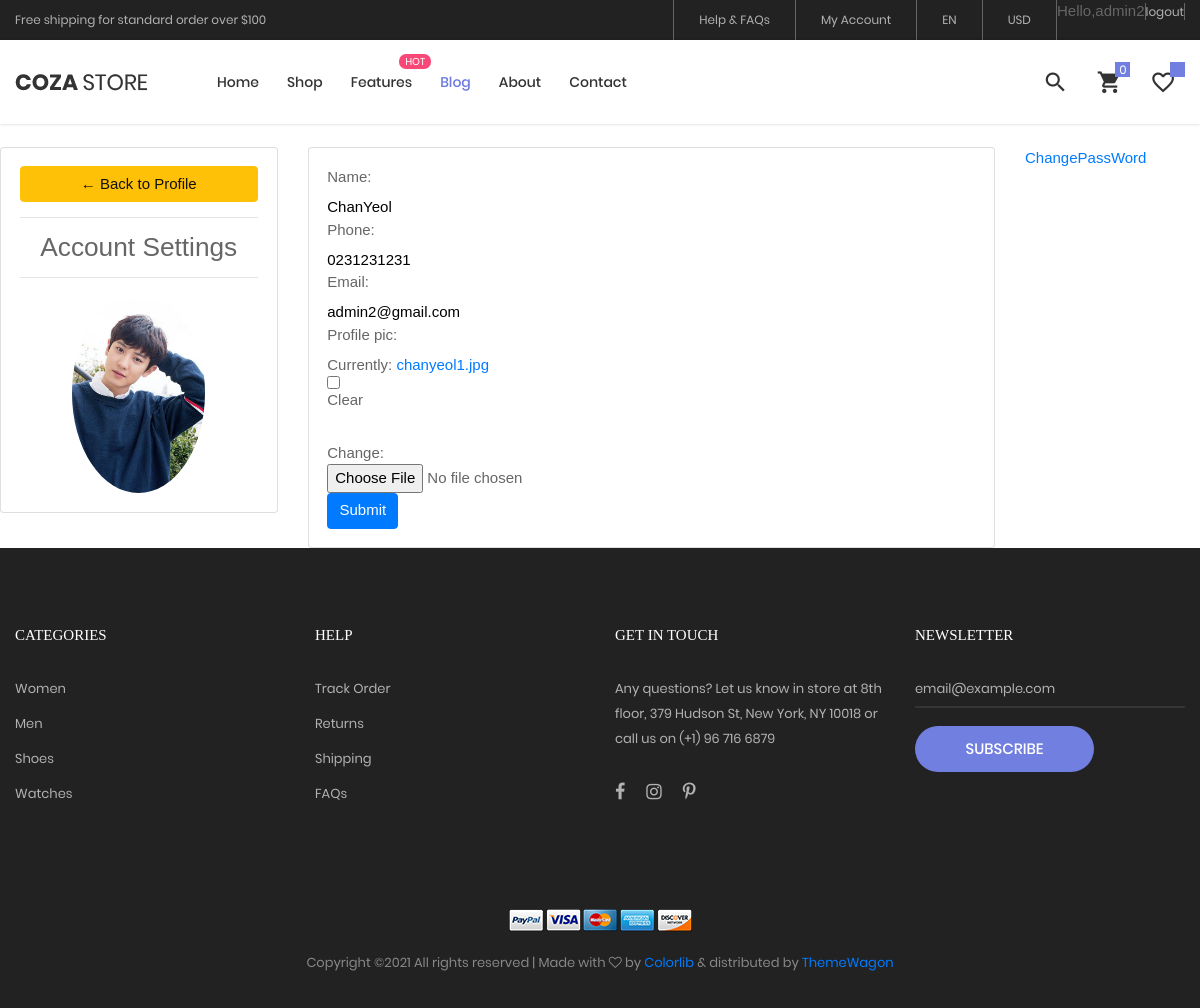
/accountSetting/ (signed in), run on the app's committed database.
### ecom/models.py (models this page shows, shortened)
class Customer(models.Model):
    user = models.OneToOneField(User, null =True,blank=True, on_delete=models.CASCADE)
    name = models.CharField(max_length=200,null=True)
    phone = models.CharField(max_length=200,null=True)
    email = models.CharField(max_length=200,null=True)
    profile_pic = models.ImageField(default="null" ,null=True, blank=True)
    date_created = models.DateTimeField(auto_now_add=True,null=True)

### ecom/decorators.py (the view)
        def wrapper_func(request, *args, **kwargs):
            group = None
            print('/sa', request.user.groups.exists())
            if request.user.groups.exists():
                group = request.user.groups.all()[0].name
                print('group', group)
            if group in allowed_roles:
                return view_func(request, *args, **kwargs)
            else:
                return HttpResponse('You are not ')

### ecom/form.py
class customerForm(ModelForm):
    class Meta:
        model = Customer
        fields = '__all__'
        exclude =['user']

### ecom/models.py (called while the page is built)
    def get_total_item(self):
        order = self.orderitem_set.all()
        total = sum ([item.get_total for item in order])
        return total

    def get_total_order(self):
        order = self.orderitem_set.all()
        total = sum ([item.quantity for item in order])
        return total

### ecom/views.py (called while the page is built)
@login_required(login_url='login')
@allowed_users(allowed_roles=['customer'])
def accountSettingPage(request):
    customer =request.user.customer
    item, create = Order.objects.get_or_create(customer=customer)
    order =item.orderitem_set.all()
    form =customerForm(instance =customer)
    if request.method == 'POST':
        form = customerForm(request.POST, request.FILES, instance=customer)
        if form.is_valid():
            form.save()
    context = {'form': form,'order':order,'item':item}
    return render(request,'pages/accounts_setting.html',context)

### ecom/templates/pages/accounts_setting.html (shortened to what this page needs)
{%  extends 'pages/main.html' %}
{% load static %}
{% block content %}
<br>
<div class="row">
	<div class="col-md-3">
		<div class="card card-body">
			<a class="btn btn-warning" href="{% url 'home' %}"> &#8592; Back to Profile</a>
			<hr>
			<h3 style="text-align: center">Account Settings</h3>
			<hr>
			<img class="profile-pic" src="{{request.user.customer.profile_pic.url}}" >
		</div>
	</div>
	<div class="col-md-7">
		<div class="card card-body">
			<form method="POST" action="" enctype="multipart/form-data">
                {{form}}
			<input class="btn btn-primary" type="submit" name="Update Information">
			</form>
		</div>
	</div>
	<div class="col-md-2">
		<a href="{%url 'changePassWord' %}">ChangePassWord</a>
	</div>
</div>
{% endblock %}

### ecom/templates/pages/main.html (shortened to what this page needs)
<!DOCTYPE html>
<html lang="en">
    {% load static %}
<head>
	<link rel="stylesheet" href="https://use.fontawesome.com/releases/v5.7.0/css/all.css">
	<link rel="stylesheet" href="https://stackpath.bootstrapcdn.com/bootstrap/4.4.1/css/bootstrap.min.css">
	<link rel="stylesheet" type="text/css" href="{% static 'vendor/bootstrap/css/bootstrap.min.css' %} ">
	<link rel="stylesheet" type="text/css" href="{% static 'fonts/font-awesome-4.7.0/css/font-awesome.min.css' %}">
	<link rel="stylesheet" type="text/css" href="{% static 'fonts/iconic/css/material-design-iconic-font.min.css' %}">
	<link rel="stylesheet" type="text/css" href="{% static 'fonts/linearicons-v1.0.0/icon-font.min.css' %}">
	<link rel="stylesheet" type="text/css" href="{% static 'vendor/animate/animate.css' %}">
	<link rel="stylesheet" type="text/css" href="{% static 'vendor/css-hamburgers/hamburgers.min.css' %}">
	<link rel="stylesheet" type="text/css" href="{% static 'vendor/animsition/css/animsition.min.css' %}">
	<link rel="stylesheet" type="text/css" href="{% static 'vendor/select2/select2.min.css' %}"/>
	<link rel="stylesheet" type="text/css" href="{% static 'vendor/daterangepicker/daterangepicker.css' %}">
	<link rel="stylesheet" type="text/css" href="{% static 'vendor/slick/slick.css' %}"/>
	<link rel="stylesheet" type="text/css" href="{% static 'vendor/MagnificPopup/magnific-popup.css' %}">
	<link rel="stylesheet" type="text/css" href="{% static 'vendor/perfect-scrollbar/perfect-scrollbar.css' %}">
	<link rel="stylesheet" type="text/css" href="{% static 'css/util.css' %}">
	<link rel="stylesheet" type="text/css" href="{% static 'css/main.css' %}">
	<link rel="stylesheet" type="text/css" href="{% static 'css/main.css' %}">
</head>
<body class="animsition">
	<header class="header-v4">
		<div class="container-menu-desktop">
			<div class="top-bar">
				<div class="content-topbar flex-sb-m h-full container">
					<div class="left-top-bar">
						Free shipping for standard order over $100
					</div>
					<div class="right-top-bar flex-w h-full">
						<a  href="{% url 'chat:chat' request.user.username %}"     class="flex-c-m trans-04 p-lr-25">
							Help & FAQs
						</a>
						<a href="{%url 'accountSetting' %}" class="flex-c-m trans-04 p-lr-25">
							My Account
						</a>
						<a href="#" class="flex-c-m trans-04 p-lr-25">
							EN
						</a>
						<a href="#" class="flex-c-m trans-04 p-lr-25">
							USD
						</a>
						<span class="hello-msg">Hello,{{request.user}}</span>
                        <span class="hello-msg"><a href="{%url 'logout' %}">logout</a></span>
					</div>
				</div>
			</div>
			<div class="wrap-menu-desktop how-shadow1">
				<nav class="limiter-menu-desktop container">
					<a href="#" class="logo">
						<img src="{% static 'images/icons/logo-01.png' %}" alt="IMG-LOGO">
					</a>
					<div class="menu-desktop">
						<ul class="main-menu">
							<li>
								<a href="{% url 'home'  %}">Home</a>
							</li>
							<li>
								<a href="{% url 'Product:product'  %}">Shop</a>
							</li>
							<li class="label1" data-label1="hot">
								<a href="{% url 'pay:shopingCart' %}">Features</a>
							</li>
							<li class="active-menu">
								<a href="{% url 'blog:blog'  %}">Blog</a>
							</li>
							<li>
								<a href="{% url 'about'  %}">About</a>
							</li>
							<li>
								<a href="{% url 'contact'  %}">Contact</a>
							</li>
						</ul>
					</div>
					<div class="wrap-icon-header flex-w flex-r-m">
						<div class="icon-header-item cl2 hov-cl1 trans-04 p-l-22 p-r-11 js-show-modal-search search">
							<i class="zmdi zmdi-search"></i>
						</div>
						<div  input id="cartquantity" value="{{item.get_total_order}}"   class="icon-header-item cl2 hov-cl1 trans-04 p-l-22 p-r-11 icon-header-noti js-show-cart"  >
							<i  class="zmdi zmdi-shopping-cart"></i>
						</div>
						<div   class="icon-header-item cl2 hov-cl1 trans-04 p-l-22 p-r-11 icon-header-noti js-show-favorite" value="{{sum}}">
							<i class="zmdi zmdi-favorite-outline"></i>
						</div>
					</div>
				</nav>
			</div>
		</div>
	</header>
	{% block content %}
	{% endblock %}
<footer class="bg3 p-t-75 p-b-32">
    <div class="container">
        <div class="row">
            <div class="col-sm-6 col-lg-3 p-b-50">
                <h4 class="stext-301 cl0 p-b-30">
                    Categories
                </h4>
                <ul>
                    <li class="p-b-10">
                        <a href="#" class="stext-107 cl7 hov-cl1 trans-04">
                            Women
                        </a>
                    </li>
                    <li class="p-b-10">
                        <a href="#" class="stext-107 cl7 hov-cl1 trans-04">
                            Men
                        </a>
                    </li>
                    <li class="p-b-10">
                        <a href="#" class="stext-107 cl7 hov-cl1 trans-04">
                            Shoes
                        </a>
                    </li>
                    <li class="p-b-10">
                        <a href="#" class="stext-107 cl7 hov-cl1 trans-04">
                            Watches
                        </a>
                    </li>
                </ul>
            </div>
            <div class="col-sm-6 col-lg-3 p-b-50">
                <h4 class="stext-301 cl0 p-b-30">
                    Help
                </h4>
                <ul>
                    <li class="p-b-10">
                        <a href="#" class="stext-107 cl7 hov-cl1 trans-04">
                            Track Order
                        </a>
                    </li>
                    <li class="p-b-10">
                        <a href="#" class="stext-107 cl7 hov-cl1 trans-04">
                            Returns
                        </a>
                    </li>
                    <li class="p-b-10">
                        <a href="#" class="stext-107 cl7 hov-cl1 trans-04">
                            Shipping
                        </a>
                    </li>
                    <li class="p-b-10">
                        <a href="#" class="stext-107 cl7 hov-cl1 trans-04">
                            FAQs
                        </a>
                    </li>
                </ul>
            </div>
            <div class="col-sm-6 col-lg-3 p-b-50">
                <h4 class="stext-301 cl0 p-b-30">
                    GET IN TOUCH
                </h4>
                <p class="stext-107 cl7 size-201">
                    Any questions? Let us know in store at 8th floor, 379 Hudson St, New York, NY 10018 or call us on (+1) 96 716 6879
                </p>
                <div class="p-t-27">
                    <a href="#" class="fs-18 cl7 hov-cl1 trans-04 m-r-16">
                        <i class="fa fa-facebook"></i>
                    </a>
                    <a href="#" class="fs-18 cl7 hov-cl1 trans-04 m-r-16">
                        <i class="fa fa-instagram"></i>
                    </a>
                    <a href="#" class="fs-18 cl7 hov-cl1 trans-04 m-r-16">
                        <i class="fa fa-pinterest-p"></i>
                    </a>
                </div>
            </div>
            <div class="col-sm-6 col-lg-3 p-b-50">
                <h4 class="stext-301 cl0 p-b-30">
                    Newsletter
                </h4>
                <form>
                    <div class="wrap-input1 w-full p-b-4">
                        <input class="input1 bg-none plh1 stext-107 cl7" type="text" name="email" placeholder="email@example.com">
                    </div>
                    <div class="p-t-18">
                        <button class="flex-c-m stext-101 cl0 size-103 bg1 bor1 hov-btn2 p-lr-15 trans-04">
                            Subscribe
                        </button>
                    </div>
                </form>
            </div>
        </div>
        <div class="p-t-40">
            <div class="flex-c-m flex-w p-b-18">
                <a href="#" class="m-all-1">
                    <img src="{% static 'images/icons/icon-pay-01.png' %}" alt="ICON-PAY">
                </a>
                <a href="#" class="m-all-1">
                    <img src="{% static 'images/icons/icon-pay-02.png' %}" alt="ICON-PAY">
                </a>
                <a href="#" class="m-all-1">
                    <img src="{% static 'images/icons/icon-pay-03.png' %}" alt="ICON-PAY">
                </a>
                <a href="#" class="m-all-1">
                    <img src="{% static 'images/icons/icon-pay-04.png' %}" alt="ICON-PAY">
                </a>
                <a href="#" class="m-all-1">
                    <img src="{% static 'images/icons/icon-pay-05.png' %}" alt="ICON-PAY">
                </a>
            </div>
            <p class="stext-107 cl6 txt-center">
Copyright &copy;<script>document.write(new Date().getFullYear());</script> All rights reserved | Made with <i class="fa fa-heart-o" aria-hidden="true"></i> by <a href="https://colorlib.com" target="_blank">Colorlib</a> &amp; distributed by <a href="https://themewagon.com" target="_blank">ThemeWagon</a>
            </p>
        </div>
    </div>
</footer>
</body>
</html>

### static/css/main.css (style rules this page uses)
.container { max-width: 1380px; }
@media (max-width: 1600px) { .container { max-width: 1200px; } }
.container-menu-desktop { height: auto; width: 100%; position: relative; -webkit-transition: all 0.3s; -o-transition: all 0.3s; -moz-transition: all 0.3s; transition: all 0.3s; }
.header-v4 .container-menu-desktop { height: 124px; }
.top-bar { height: 40px; background-color: #222; }
.left-top-bar { font-family: Poppins-Regular; font-size: 12px; line-height: 1.8; color: #b2b2b2; }
.right-top-bar a { font-family: Poppins-Regular; font-size: 12px; line-height: 1.8; height: 100%; color: #b2b2b2; border-right: 1px solid rgba(255,255,255,0.3); }
.right-top-bar a:first-child { border-left: 1px solid rgba(255,255,255,0.3); }
.wrap-menu-desktop { position: fixed; z-index: 1100; background-color: transparent; width: 100%; height: 84px; top: 40px; left: 0px; -webkit-transition: height 0.3s, background-color 0.3s; -o-transition: height 0.3s, background-color 0.3s; -moz-transition: height 0.3s, background-color 0.3s; transition: height 0.3s, background-color 0.3s; }
.header-v4 .wrap-menu-desktop { background-color: #fff; }
.limiter-menu-desktop { height: 100%; display: -webkit-box; display: -webkit-flex; display: -moz-box; display: -ms-flexbox; display: flex; align-items: center; background-color: transparent; }
.logo { display: -webkit-box; display: -webkit-flex; display: -moz-box; display: -ms-flexbox; display: flex; align-items: center; height: 65%; margin-right: 55px; }
.logo img { max-width: 100%; max-height: 100%; }
.menu-desktop { display: -webkit-box; display: -webkit-flex; display: -moz-box; display: -ms-flexbox; display: flex; align-items: center; height: 100%; }
.main-menu { list-style-type: none; margin: 0; display: -webkit-box; display: -webkit-flex; display: -moz-box; display: -ms-flexbox; display: flex; align-items: center; }
.main-menu > li { display: block; position: relative; padding: 20px 10px 20px 0px; margin: 0px 4px 0px 14px; }
.main-menu > li > a { font-family: Poppins-Medium; font-size: 14px; color: #333; padding: 5px 0px; transition: all 0.4s; -webkit-transition: all 0.4s; -o-transition: all 0.4s; -moz-transition: all 0.4s; }
.wrap-icon-header { flex-grow: 1; }
.icon-header-item { position: relative; font-size: 26px; line-height: 1; cursor: pointer; }
.icon-header-noti::after { content: attr(value); font-family: Poppins-Regular; font-size: 12px; color: #fff; line-height: 15px; text-align: center; display: block; position: absolute; top: -7px; right: 0; min-width: 15px; height: 15px; padding: 0 3px; background-color: #717fe0; }
.main-menu > li.active-menu > a { color: #6c7ae0; }
.cl0 { color: #fff; }
.cl2 { color: #333; }
.cl6 { color: #888; }
.cl7 { color: #b2b2b2; }
.stext-101 { font-family: Poppins-Medium; font-size: 15px; line-height: 1.466667; text-transform: uppercase; }
.stext-107 { font-family: Poppins-Regular; font-size: 13px; line-height: 1.923; }
.stext-301 { font-family: Montserrat-Bold; font-size: 15px; line-height: 1.6; text-transform: uppercase; }
.size-103 { min-width: 179px; height: 46px; }
.size-201 { max-width: 270px; }
.bg-none { background-color: transparent; }
.bg1 { background-color: #717fe0; }
.bg3 { background-color: #222; }
.bor1 { border-radius: 23px; }
.label1 { position: relative; }
.label1::after { content: attr(data-label1); font-family: Poppins-Regular; font-size: 10px; line-height: 15px; color: #fff; text-transform: uppercase; text-align: center; display: block; position: absolute; top: 3px; right: -9px; height: 15px; min-width: 32px; border-radius: 7px; padding: 0 4px; background-color: #f74877; }
.wrap-input1 { position: relative; border-bottom: 2px solid rgba(204,204,204, 0.1); }
.input1 { background-color: transparent; width: 100%; }
.how-shadow1 { box-shadow: 0 0px 3px 0px rgba(0,0,0,0.2); -moz-box-shadow: 0 0px 3px 0px rgba(0,0,0,0.2); -webkit-box-shadow: 0 0px 3px 0px rgba(0,0,0,0.2); -o-box-shadow: 0 0px 3px 0px rgba(0,0,0,0.2); -ms-box-shadow: 0 0px 3px 0px rgba(0,0,0,0.2); }

### ecom/templates/pages/accounts_setting.html (style rules this page uses)
.profile-pic { max-width: 200px; max-height:200px; margin: 0 auto; border-radius: 50%; }

### data on the page
Customer: name "ChanYeol", phone "0231231231", email "admin2@gmail.com"

### other printed values
{{ request.user }} "admin2"
